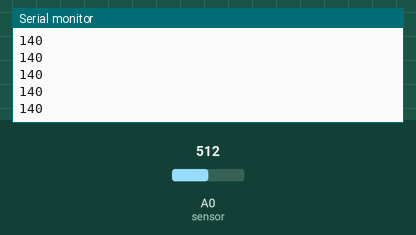
Bench run of a sketch on a simulated Arduino Uno, built with avr-gcc and run on an emulated ATmega328P. On the bench: the last lines printed to the serial monitor. The inputs (shaded band) are chosen by the test bench; at power-on: A0 (sensor) = 512.

Above: at 1.2 s.
1.3 s: A0 (sensor) set to 716
At 2.3 s:
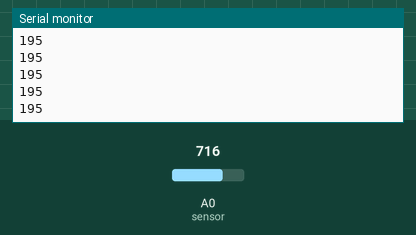
2.8 s: A0 (sensor) set to 900
At 3.7 s:
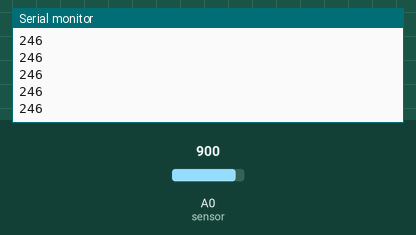
Timing chart, 0 to 5.8 s (numbered marks = the images above; inputs shaded):
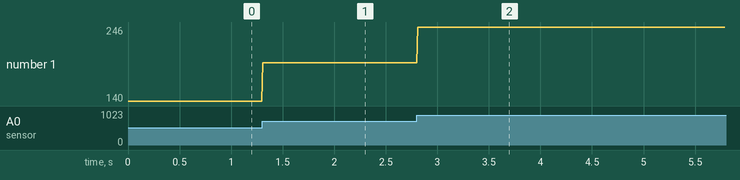

Measured:
- after the input at 1.3 s, the serial monitor: prints a new line at once (image 1)
- after the input at 2.8 s, the serial monitor: prints a new line at once (image 2)
- plotted number 1: 140 → 195 after the input at 1.3 s, 195 → 246 after the input at 2.8 s

The sketch:

Actividad_1.ino
```cpp
unsigned long tiempo;
int sensor = 14;
int val = 0;
void setup() {
  // put your setup code here, to run once:
  Serial.begin(9600);
}

void loop() {
  // put your main code here, to run repeatedly:
  unsigned long tiempo_inicial=micros();
  Serial.println(map(analogRead(sensor),0,1023,0,280));
  unsigned long tiempo_final=micros();
  delayMicroseconds(10000-(tiempo_final-tiempo_inicial));
}
```

Actividad_servo.ino
```cpp

```
